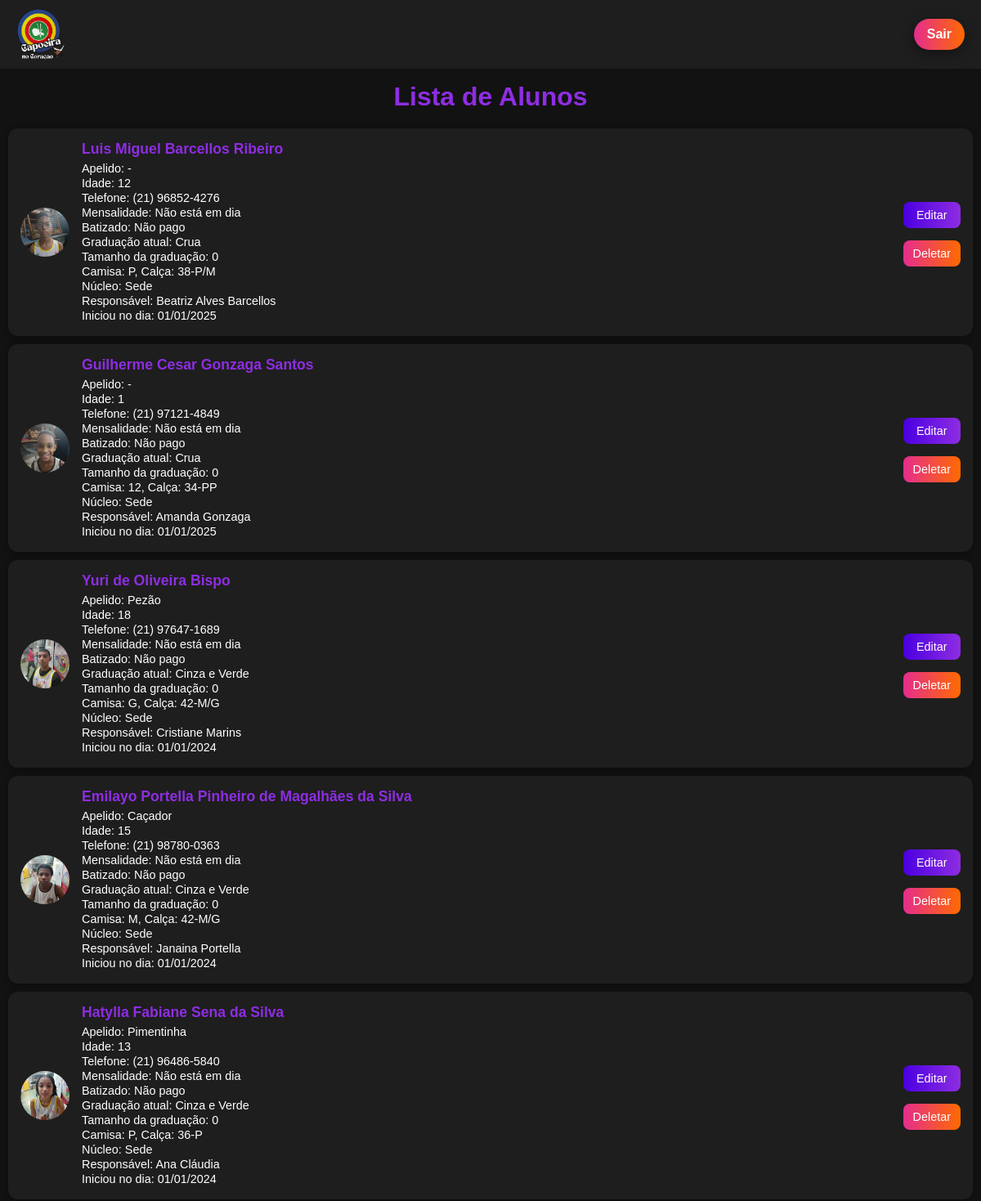
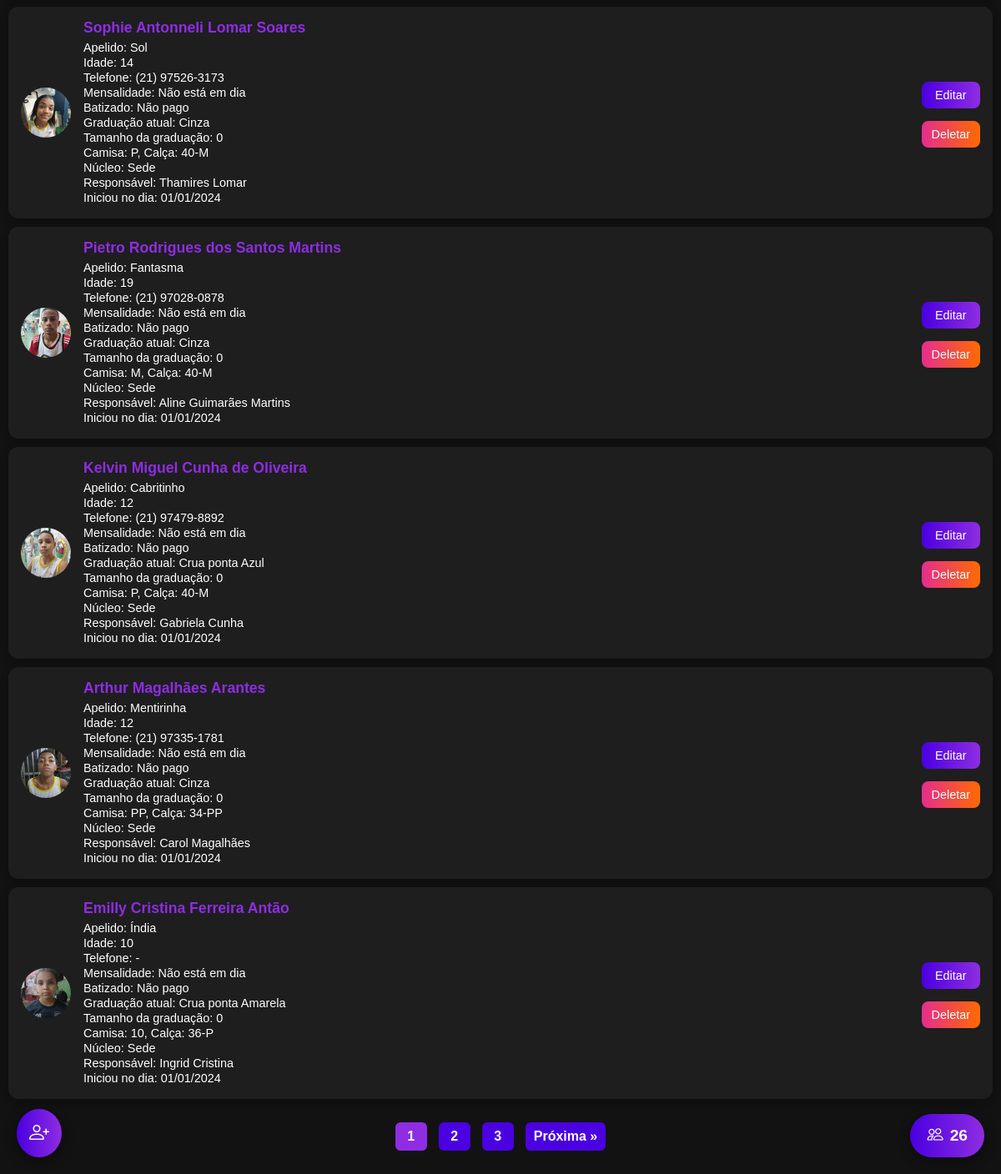
The app's page / (signed in), older data (2 pictures, top to bottom).
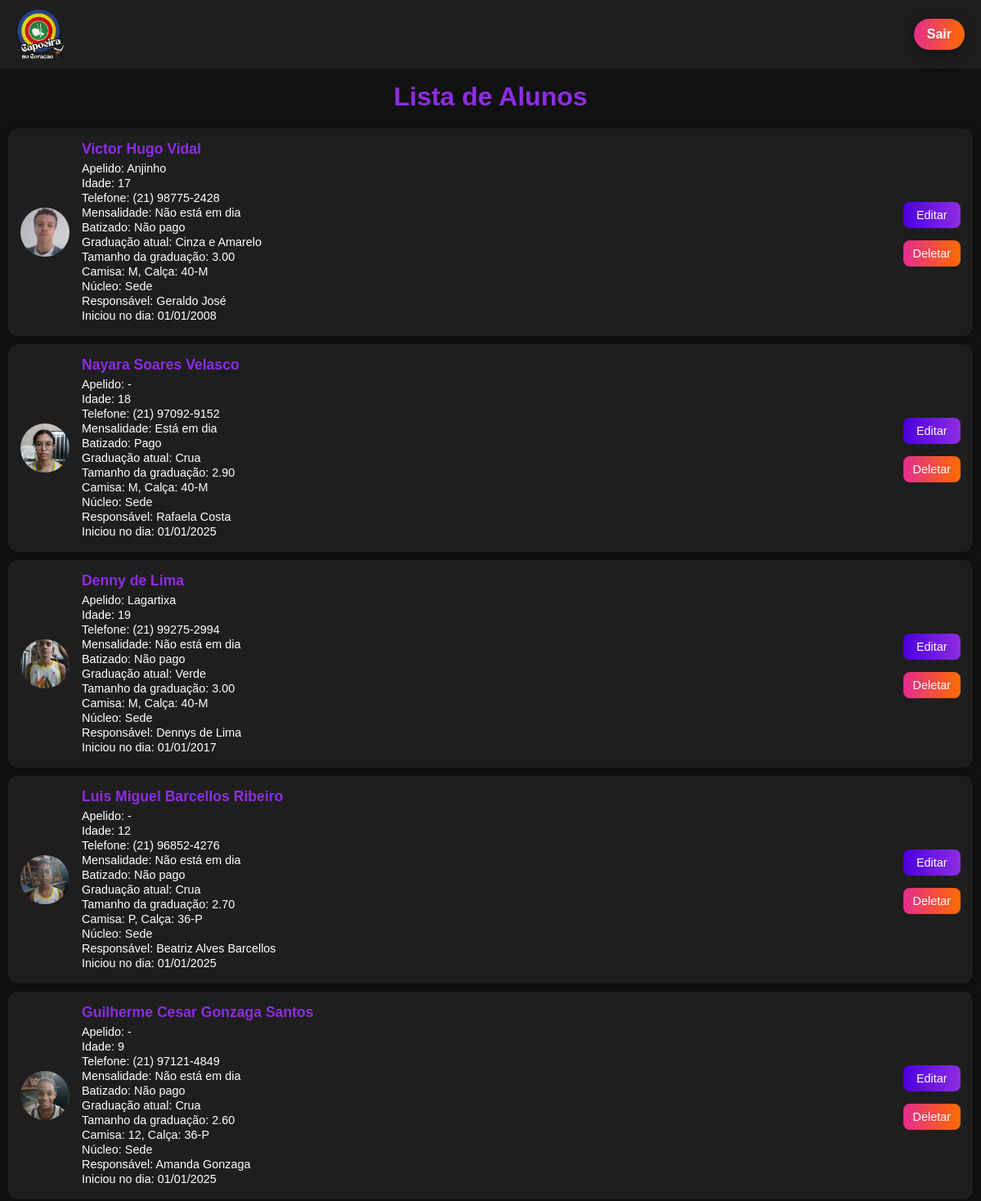
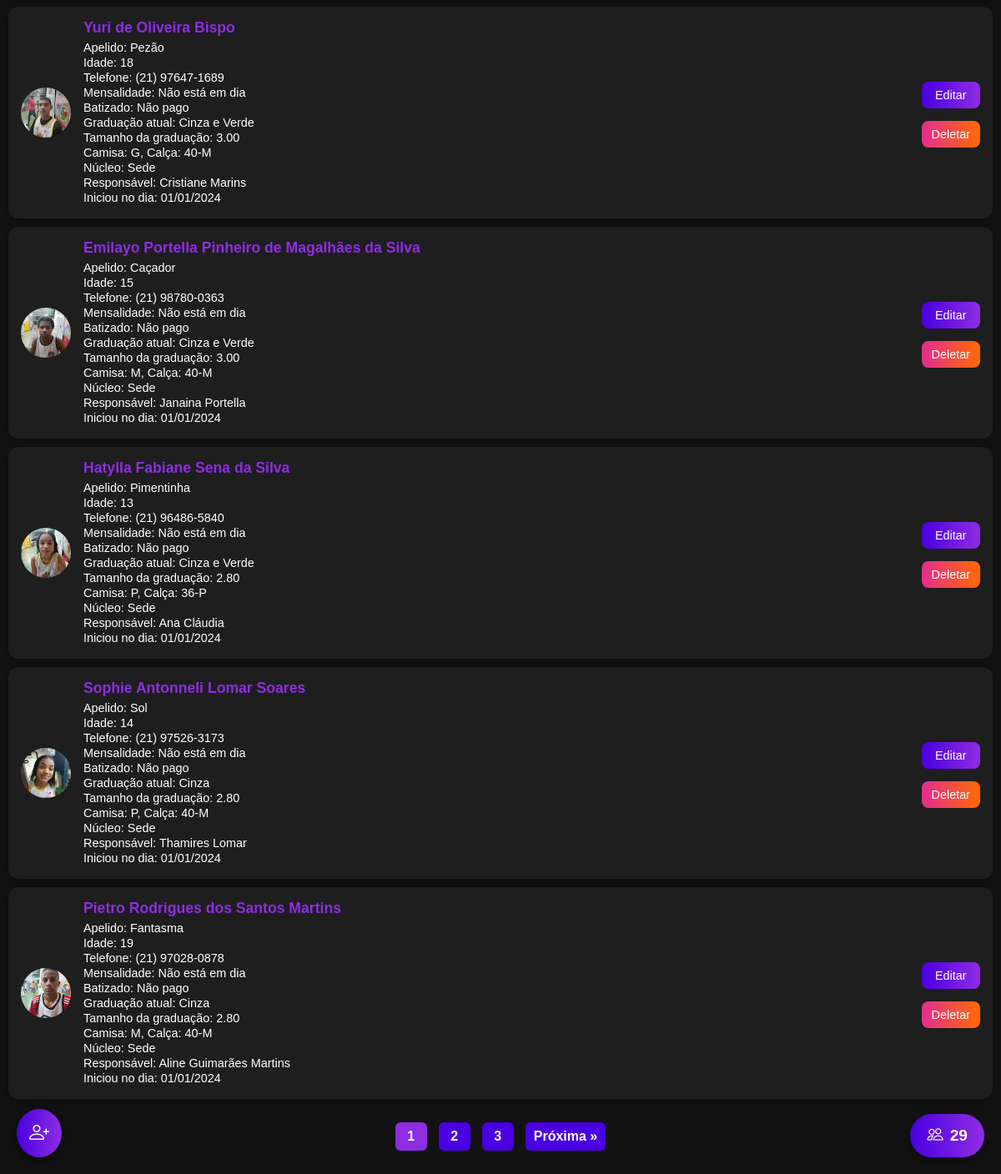
The same page, newer data (2 pictures, top to bottom).
### tables this page shows
CREATE TABLE usuarios (
            id INTEGER PRIMARY KEY AUTOINCREMENT,
            nome_completo TEXT NOT NULL,
            apelido TEXT,
            idade TEXT NOT NULL,
            telefone TEXT,
            mensalidade TEXT NOT NULL,
            batizado TEXT NOT NULL,
            graduacao_atual TEXT NOT NULL,
            graduacao_tamanho TEXT NOT NULL,
            camisa_tamanho TEXT,
            calsa_tamanho TEXT,
            foto TEXT,
            nucleo TEXT NOT NULL,
            responsavel TEXT,
            iniciou_no_dia TEXT
        );

### app.py (the view, shortened to what this page needs)
@app.route("/", methods=["GET", "POST"])
def index():
    alunos = []
    total_paginas = 0
    total_alunos = 0
    pagina = request.args.get("pagina", 1, type=int)  # ?pagina= no GET
    por_pagina = 10
    if session.get("admin_logado"):
        conn = conectar_banco()
        conn.row_factory = sqlite3.Row
        cursor = conn.cursor()
        cursor.execute("SELECT COUNT(*) FROM usuarios")
        total_alunos = cursor.fetchone()[0]
        total_paginas = (total_alunos + por_pagina - 1) // por_pagina
        offset = (pagina - 1) * por_pagina
        cursor.execute(
            "SELECT * FROM usuarios ORDER BY id DESC LIMIT ? OFFSET ?",
            (por_pagina, offset),
        )
        alunos = cursor.fetchall()
        cursor.close()
        conn.close()
    return render_template(
        "index.html",
        alunos=alunos,
        graduacoes=graduacoes,
        pagina=pagina,
        total_paginas=total_paginas,
        total_alunos=total_alunos  # total geral
    )

### app.py (called while the page is built)
def conectar_banco():
    return sqlite3.connect("database.db")

@app.template_filter('data_br')
def data_br(value):
    if not value:
        return '-'
    try:
        dt = datetime.strptime(value, "%Y-%m-%d")
        return dt.strftime("%d/%m/%Y")
    except Exception:
        return value

### templates/index.html (shortened to what this page needs)
<!DOCTYPE html>
<html lang="pt-br">
<head>
    <link rel="stylesheet" href="https://cdn.jsdelivr.net/npm/bootstrap-icons@1.11.3/font/bootstrap-icons.css">
</head>
<body>
    {% if not session.get('admin_logado') %}
    <div class="login-card">
        <h2>Senha do Admin</h2>
        <form method="POST">
            <input type="password" name="senha" placeholder="Digite a senha" required>
            <button type="submit">Entrar</button>
        </form>
        {% with messages = get_flashed_messages() %}
        {% if messages %}
        <p style="color:red;">{{ messages[0] }}</p>
        {% endif %}
        {% endwith %}
    </div>
    {% else %}
    <header>
        <img class="logo" src="/static/img_base/logo.png" alt="Logo Capoeira no Coração">
        {% if session.get('admin_logado') %}
        <a href="{{ url_for('logout') }}" class="btn-flutuante-deslogar">Sair</a>
        {% endif %}
    </header>
    <h1>Lista de Alunos</h1>
    {% for aluno in alunos %}
    <div class="aluno-card">
        {% if aluno.foto %}
        <img src="{{ url_for('static', filename='fotos/' ~ aluno.foto) }}" alt="Foto do aluno">
        {% else %}
        <img src="{{ url_for('static', filename='fotos/default.png') }}" alt="Sem foto">
        {% endif %}
        <div class="aluno-info">
            <h3>{{ aluno.nome_completo }}</h3>
            <p>Apelido: {{ aluno.apelido or '-' }}</p>
            <p>Idade: {{ aluno.idade }}</p>
            <p>Telefone: {{ aluno.telefone or '-' }}</p>
            <p>Mensalidade: {{ aluno.mensalidade }}</p>
            <p>Batizado: {{ aluno.batizado }}</p>
            <p>Graduação atual: {{ aluno.graduacao_atual }}</p>
            <p>Tamanho da graduação: {{ aluno.graduacao_tamanho }}</p>
            <p>Camisa: {{ aluno.camisa_tamanho or '-' }}, Calça: {{ aluno.calsa_tamanho or '-' }}</p>
            <p>Núcleo: {{ aluno.nucleo }}</p>
            <p>Responsável: {{ aluno.responsavel or '-' }}</p>
            <p>Iniciou no dia: {{ aluno.iniciou_no_dia|data_br }}</p>
        </div>
        <div class="edit-delet">
            <a href="/editar/{{ aluno.id }}" class="btn-editar">Editar</a>
            <a href="/deletar/{{ aluno.id }}" class="btn-deletar">Deletar</a>
        </div>
    </div>
    {% else %}
    <p style="text-align:center; margin-top: 20px;">Nenhum aluno cadastrado ainda.</p>
    {% endfor %}
    {% if total_paginas > 1 %}
    <div class="paginacao">
        {% for p in range(1, total_paginas+1) %}
        {% if p == pagina %}
        <span class="pagina-atual">{{ p }}</span>
        {% else %}
        <a href="{{ url_for('index', pagina=p) }}">{{ p }}</a>
        {% endif %}
        {% endfor %}
        {% if pagina < total_paginas %} <a href="{{ url_for('index', pagina=pagina+1) }}">Próxima &raquo;</a>
            {% endif %}
    </div>
    {% endif %}
    <a href="{{ url_for('cadastrar') }}" class="btn-flutuante">
        <i class="bi bi-person-plus"></i>
    </a>
    <div class="bola-total-alunos">
        <i class="bi bi-people"></i> {{ total_alunos }}
    </div>
    {% endif %}
</body>
</html>

Row changes from the older to the newer data that the page shows:
no longer on this page (row edited): usuarios: foto (picture), nome_completo "Kelvin Miguel Cunha de Oliveira", apelido "Cabritinho", idade "12", telefone "(21) 97479-8892", mensalidade "Não está em dia", batizado "Não pago", graduacao_atual "Crua ponta Azul", graduacao_tamanho "0", camisa_tamanho "P", calsa_tamanho "40-M", nucleo "Sede", responsavel "Gabriela Cunha", iniciou_no_dia|data_br "01/01/2024"
no longer on this page (row edited): usuarios: foto (picture), nome_completo "Arthur Magalhães Arantes", apelido "Mentirinha", idade "12", telefone "(21) 97335-1781", mensalidade "Não está em dia", batizado "Não pago", graduacao_atual "Cinza", graduacao_tamanho "0", camisa_tamanho "PP", calsa_tamanho "34-PP", nucleo "Sede", responsavel "Carol Magalhães", iniciou_no_dia|data_br "01/01/2024"
no longer on this page (row edited): usuarios: foto (picture), nome_completo "Emilly Cristina Ferreira Antão", apelido "Índia", idade "10", telefone "-", mensalidade "Não está em dia", batizado "Não pago", graduacao_atual "Crua ponta Amarela", graduacao_tamanho "0", camisa_tamanho "10", calsa_tamanho "36-P", nucleo "Sede", responsavel "Ingrid Cristina", iniciou_no_dia|data_br "01/01/2024"
added usuarios: foto (picture), nome_completo "Victor Hugo Vidal", apelido "Anjinho", idade "17", telefone "(21) 98775-2428", mensalidade "Não está em dia", batizado "Não pago", graduacao_atual "Cinza e Amarelo", graduacao_tamanho "3.00", camisa_tamanho "M", calsa_tamanho "40-M", nucleo "Sede", responsavel "Geraldo José", iniciou_no_dia|data_br "01/01/2008"
added usuarios: foto (picture), nome_completo "Nayara Soares Velasco", apelido "-", idade "18", telefone "(21) 97092-9152", mensalidade "Está em dia", batizado "Pago", graduacao_atual "Crua", graduacao_tamanho "2.90", camisa_tamanho "M", calsa_tamanho "40-M", nucleo "Sede", responsavel "Rafaela Costa", iniciou_no_dia|data_br "01/01/2025"
added usuarios: foto (picture), nome_completo "Denny de Lima", apelido "Lagartixa", idade "19", telefone "(21) 99275-2994", mensalidade "Não está em dia", batizado "Não pago", graduacao_atual "Verde", graduacao_tamanho "3.00", camisa_tamanho "M", calsa_tamanho "40-M", nucleo "Sede", responsavel "Dennys de Lima", iniciou_no_dia|data_br "01/01/2017"
changed usuarios "Luis Miguel Barcellos Ribeiro": graduacao_tamanho "0" → "2.70"; calsa_tamanho "38-P/M" → "36-P"
changed usuarios "Guilherme Cesar Gonzaga Santos": idade "1" → "9"; graduacao_tamanho "0" → "2.60"; calsa_tamanho "34-PP" → "36-P"
changed usuarios "Yuri de Oliveira Bispo": graduacao_tamanho "0" → "3.00"; calsa_tamanho "42-M/G" → "40-M"
changed usuarios "Emilayo Portella Pinheiro de Magalhães da Silva": graduacao_tamanho "0" → "3.00"; calsa_tamanho "42-M/G" → "40-M"
changed usuarios "Hatylla Fabiane Sena da Silva": graduacao_tamanho "0" → "2.80"
changed usuarios "Sophie Antonneli Lomar Soares": graduacao_tamanho "0" → "2.80"
changed usuarios "Pietro Rodrigues dos Santos Martins": graduacao_tamanho "0" → "2.80"
Text that changed along with them:
{{ total_alunos }}: "26" → "29"
